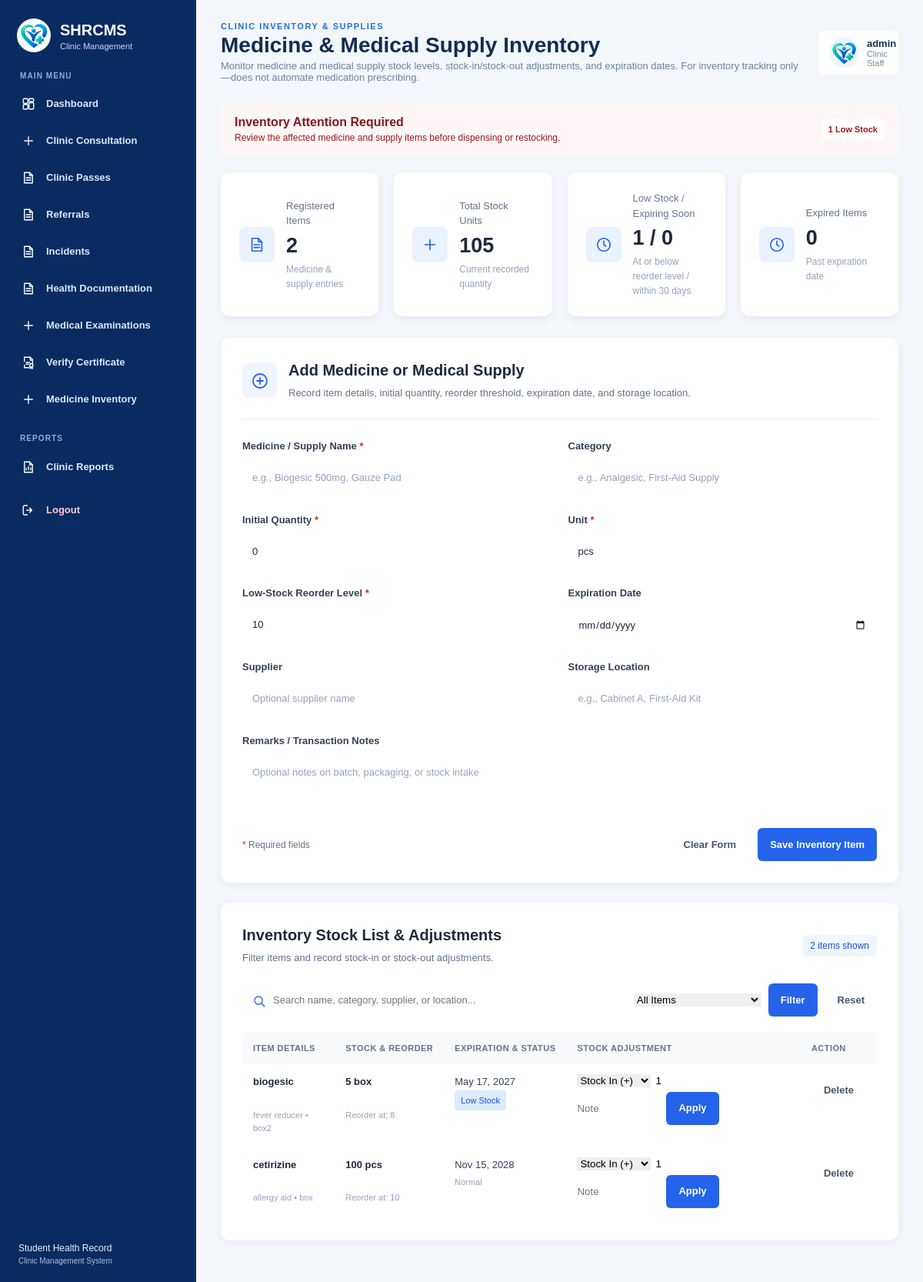
Page /php/Staff_Dashboard/medicine_inventory.php (signed in) on the committed database.
### tables this page shows
CREATE TABLE `medicine_inventory` (
  `id` int NOT NULL,
  `medicine_name` varchar(150) NOT NULL,
  `category` varchar(100) DEFAULT NULL,
  `quantity` int NOT NULL DEFAULT '0',
  `unit` varchar(50) NOT NULL DEFAULT 'pcs',
  `reorder_level` int NOT NULL DEFAULT '10',
  `expiration_date` date DEFAULT NULL,
  `supplier` varchar(150) DEFAULT NULL,
  `storage_location` varchar(150) DEFAULT NULL,
  `remarks` text,
  `created_at` timestamp NOT NULL DEFAULT CURRENT_TIMESTAMP,
  `updated_at` timestamp NOT NULL DEFAULT CURRENT_TIMESTAMP ON UPDATE CURRENT_TIMESTAMP
);

### php/Staff_Dashboard/medicine_inventory.php (the view, shortened to what the rows shown need)
<?php
require_once __DIR__ . '/../db.php';
$conn->set_charset('utf8mb4');
function e($value): string
{
    return htmlspecialchars((string)($value ?? ''), ENT_QUOTES, 'UTF-8');
}
$message = trim((string)($_GET['message'] ?? ''));
$stats = [
    'total_items' => 0,
    'total_units' => 0,
    'low_stock' => 0,
    'expired' => 0,
    'expiring_soon' => 0
];
$medicines = [];
try {
    $statRes = $conn->query(
        'SELECT
            COUNT(*) AS total_items,
            COALESCE(SUM(quantity), 0) AS total_units,
            COALESCE(SUM(CASE WHEN quantity <= reorder_level THEN 1 ELSE 0 END), 0) AS low_stock,
            COALESCE(SUM(CASE WHEN expiration_date IS NOT NULL AND expiration_date < CURDATE() THEN 1 ELSE 0 END), 0) AS expired,
            COALESCE(SUM(CASE WHEN expiration_date IS NOT NULL AND expiration_date >= CURDATE() AND expiration_date <= DATE_ADD(CURDATE(), INTERVAL 30 DAY) THEN 1 ELSE 0 END), 0) AS expiring_soon
         FROM medicine_inventory'
    );
    $statRow = $statRes->fetch_assoc();
    $stats['total_items'] = (int)($statRow['total_items'] ?? 0);
    $stats['total_units'] = (int)($statRow['total_units'] ?? 0);
    $stats['low_stock'] = (int)($statRow['low_stock'] ?? 0);
    $stats['expired'] = (int)($statRow['expired'] ?? 0);
    $stats['expiring_soon'] = (int)($statRow['expiring_soon'] ?? 0);
    $sql = 'SELECT * FROM medicine_inventory WHERE 1=1';
    $sql .= ' ORDER BY medicine_name ASC, id DESC';
    $stmt = $conn->prepare($sql);
    $stmt->execute();
    $result = $stmt->get_result();
    while ($row = $result->fetch_assoc()) {
        $medicines[] = $row;
    }
} catch (Throwable $ex) {
    error_log('Medicine load error: ' . $ex->getMessage());
    $message = $message ?: 'Unable to load medicine and supply inventory.';
    $messageType = 'error';
}
$todayStr = date('Y-m-d');
$soonLimitStr = date('Y-m-d', strtotime('+30 days'));
?>
<!DOCTYPE html>
<html lang="en">
<head>
    <link rel="stylesheet" href="../../css/style.css?v=20261114-icons">
    <link rel="stylesheet" href="../../css/staff-dashboard.css?v=20261115-staff-admin-alignment">
    <link rel="stylesheet" href="../../css/consultation.css?v=20261114-icons">
</head>
<body class="staff-dashboard-body">
    <aside class="staff-sidebar">
        <a href="staff_dashboard.php" class="staff-brand">
            <div>
                <h2>SHRCMS</h2>
            </div>
        </a>
    </aside>
    <main class="staff-main">
        <header class="staff-header">
            <div>
                <h1>Medicine &amp; Medical Supply Inventory</h1>
            </div>
        </header>
        <section class="consultation-stats">
            <article class="consultation-stat">
                <div>
                    <h2><?= number_format($stats['total_items']) ?></h2>
                </div>
            </article>
            <article class="consultation-stat">
                <div>
                    <h2><?= number_format($stats['total_units']) ?></h2>
                </div>
            </article>
            <article class="consultation-stat">
                <div>
                    <h2><?= number_format($stats['low_stock']) ?> / <?= number_format($stats['expiring_soon']) ?></h2>
                </div>
            </article>
            <article class="consultation-stat">
                <div>
                    <h2><?= number_format($stats['expired']) ?></h2>
                </div>
            </article>
        </section>
        <section class="consultation-panel">
            <div class="consultation-panel-heading">
                <div>
                    <h2>Add Medicine or Medical Supply</h2>
                </div>
            </div>
        </section>
        <section class="consultation-panel history-panel">
            <div class="consultation-panel-heading history-heading">
                <div>
                    <h2>Inventory Stock List &amp; Adjustments</h2>
                </div>
            </div>
            <div class="consultation-table-wrap">
                <table class="consultation-table">
                    <thead>
                        <tr>
                            <th>Item Details</th>
                            <th>Stock &amp; Reorder</th>
                            <th>Expiration &amp; Status</th>
                            <th>Stock Adjustment</th>
                            <th>Action</th>
                        </tr>
                    </thead>
                    <tbody>
                        <?php if (empty($medicines)): ?>
                            <tr>
                                <td colspan="5" class="consultation-empty">
                                    <strong>No inventory items found</strong>
                                    <p>Add a new medicine or supply above or adjust your filter.</p>
                                </td>
                            </tr>
                        <?php else: ?>
                            <?php foreach ($medicines as $item): ?>
                                <?php
                                $qty = (int)$item['quantity'];
                                $reorder = (int)$item['reorder_level'];
                                $exp = $item['expiration_date'] ?? '';
                                $isExpired = ($exp !== '' && $exp < $todayStr);
                                $isExpiringSoon = (!$isExpired && $exp !== '' && $exp <= $soonLimitStr);
                                $isLowStock = ($qty <= $reorder);
                                ?>
                                <tr>
                                    <td>
                                        <strong><?= e($item['medicine_name']) ?></strong><br>
                                        <small class="student-number">
                                            <?= e($item['category'] ?: 'Uncategorized') ?>
                                            <?= !empty($item['storage_location']) ? ' • ' . e($item['storage_location']) : '' ?>
                                        </small>
                                    </td>
                                    <td>
                                        <strong><?= number_format($qty) ?> <?= e($item['unit'] ?: 'pcs') ?></strong><br>
                                        <small class="student-number">Reorder at: <?= number_format($reorder) ?></small>
                                    </td>
                                    <td>
                                        <div><?= $exp !== '' ? e(date('M d, Y', strtotime($exp))) : 'No expiry date' ?></div>
                                        <?php if ($isExpired): ?>
                                            <span class="reason-tag inventory-status-expired">Expired</span>
                                        <?php elseif ($isExpiringSoon): ?>
                                            <span class="reason-tag inventory-status-soon">Expiring Soon</span>
                                        <?php elseif ($isLowStock): ?>
                                            <span class="reason-tag inventory-status-low">Low Stock</span>
                                        <?php else: ?>
                                            <small class="student-number">Normal</small>
                                        <?php endif; ?>
                                    </td>
                                    <td>
                                        <form method="POST" action="medicine_inventory.php" style="display:flex; flex-wrap:wrap; gap:6px; align-items:center;">
                                            <select name="movement" aria-label="Stock movement">
                                                <option value="in">Stock In (+)</option>
                                            </select>
                                            <input type="number" name="adjust_qty" min="1" value="1" style="width:70px;" aria-label="Adjustment quantity">
                                            <input type="text" name="note" maxlength="120" placeholder="Note" style="width:110px;" aria-label="Adjustment note">
                                            <button type="submit" class="consultation-search-button">Apply</button>
                                        </form>
                                    </td>
                                    <td>
                                        <form method="POST" action="medicine_inventory.php" onsubmit="return confirm('Remove this inventory item?');">
                                            <button type="submit" class="consultation-reset">Delete</button>
                                        </form>
                                    </td>
                                </tr>
                            <?php endforeach; ?>
                        <?php endif; ?>
                    </tbody>
                </table>
            </div>
        </section>
    </main>
</body>
</html>

### rows in the picture
medicine_inventory: medicine_name "biogesic", category "fever reducer", storage_location "box2", quantity "5", unit "box", reorder_level "8", expiration_date "May 17, 2027", shows "Low Stock"
medicine_inventory: medicine_name "cetirizine", category "allergy aid", storage_location "box", quantity "100", unit "pcs", reorder_level "10", expiration_date "Nov 15, 2028", shows "Normal"

### other values in the picture
$username "admin"
$stats['low_stock'] "1"
$stats['total_items'] "2"
$stats['total_units'] "105"
$stats['expiring_soon'] "0"
$stats['expired'] "0"
count($medicines) "2"
